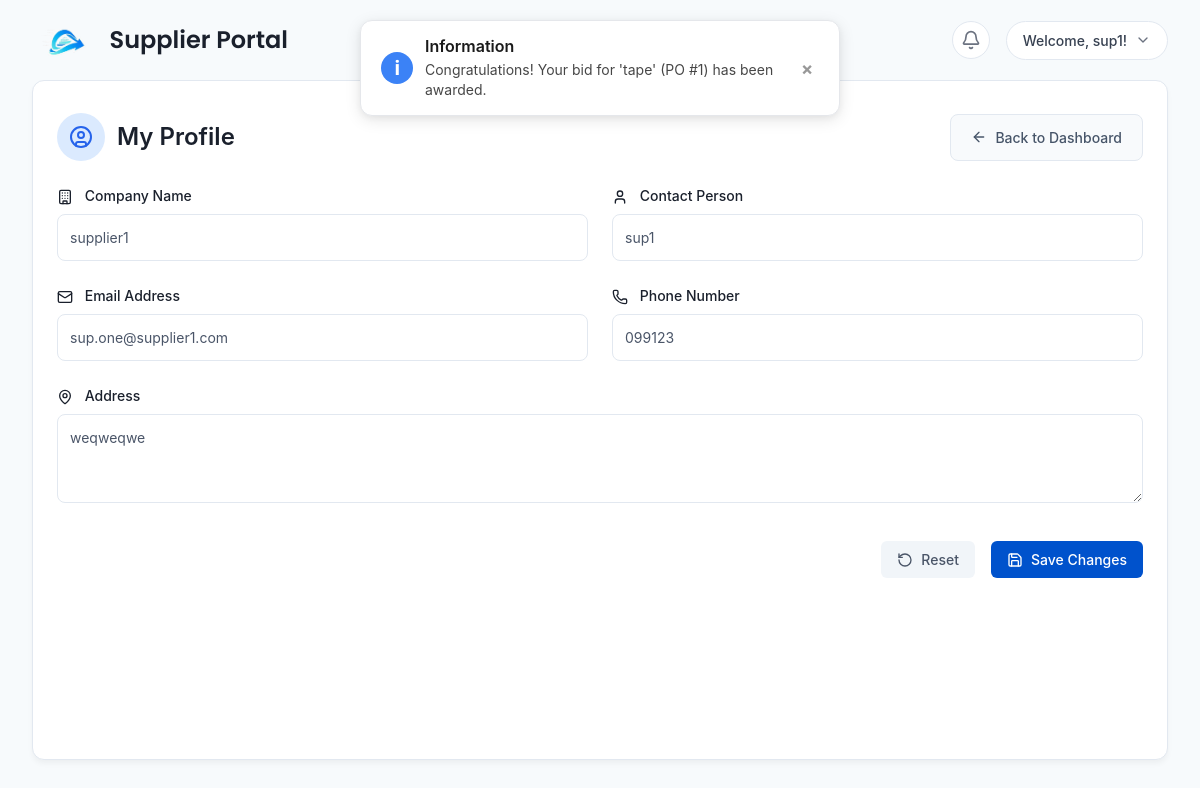
The app's page /pages/supplier_profile.php (signed in), older data.
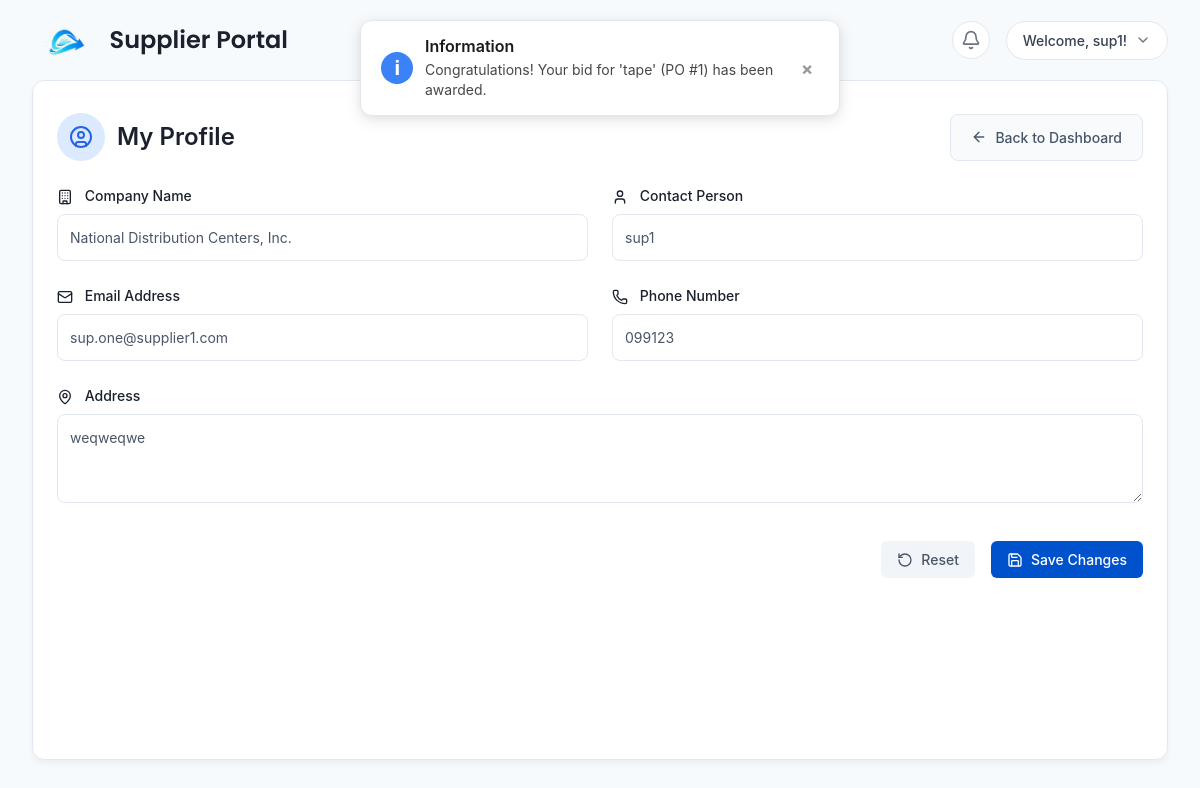
The same page, newer data.
### tables this page shows
CREATE TABLE `suppliers` (
  `id` int NOT NULL,
  `supplier_name` varchar(255) NOT NULL,
  `contact_person` varchar(255) DEFAULT NULL,
  `email` varchar(255) DEFAULT NULL,
  `phone` varchar(50) DEFAULT NULL,
  `address` text,
  `verification_document_path` varchar(255) DEFAULT NULL,
  `status` varchar(50) DEFAULT 'Pending',
  `verification_code` varchar(255) DEFAULT NULL,
  `is_verified` tinyint(1) NOT NULL DEFAULT '0',
  `created_at` timestamp NULL DEFAULT CURRENT_TIMESTAMP
);

### includes/functions/bids.php (called while the page is built, shortened)
<?php
function getSupplierIdFromUsername($username) {
    $conn = getDbConnection();
    $stmt = $conn->prepare("SELECT supplier_id FROM users WHERE username = ? AND role = 'supplier'");
    $stmt->bind_param("s", $username);
    $stmt->execute();
    $result = $stmt->get_result();
    $user = $result->fetch_assoc();
    return $user ? (int)$user['supplier_id'] : null;
}
?>

### includes/functions/supplier.php (called while the page is built, shortened)
<?php
function getSupplierDetails($supplier_id) {
    $conn = getDbConnection();
    $stmt = $conn->prepare("SELECT * FROM suppliers WHERE id = ?");
    $stmt->bind_param("i", $supplier_id);
    $stmt->execute();
    $result = $stmt->get_result();
    $supplier = $result->fetch_assoc();
    return $supplier;
}

### pages/supplier_profile.php (the view, shortened to what this page needs)
<?php
require_once '../includes/functions/bids.php';
require_once '../includes/functions/supplier.php';
$supplier_id = getSupplierIdFromUsername($_SESSION['username']);
$supplier_details = getSupplierDetails($supplier_id);
?>
<!DOCTYPE html>
<html lang="en">
<head>
    <link rel="stylesheet" href="../assets/css/supplier_portal.css">
    <script src="https://cdn.tailwindcss.com"></script>
</head>
<body>
    <div class="supplier-content-full">
        <?php include '../partials/supplier_header.php'; ?>
        <div class="supplier-content-area">
            <div class="supplier-content-container">
                <div class="content-card">
                    <div class="profile-header">
                        <div class="profile-header-left">
                            <div class="profile-icon">
                                <i data-lucide="user-circle" class="profile-icon-svg"></i>
                            </div>
                            <h2 class="content-title">My Profile</h2>
                        </div>
                        <a href="supplier_dashboard.php" class="back-button">
                            <i data-lucide="arrow-left" class="back-icon"></i>
                            Back to Dashboard
                        </a>
                    </div>
                    <form method="POST">
                        <div class="grid grid-cols-1 md:grid-cols-2 gap-6">
                            <div>
                                <label class="form-label">
                                    <i data-lucide="building" class="w-4 h-4 inline mr-2"></i>
                                    Company Name
                                </label>
                                <input type="text" name="company_name" value="<?php echo htmlspecialchars($supplier_details['supplier_name']); ?>" class="form-input" required>
                            </div>
                            <div>
                                <label class="form-label">
                                    <i data-lucide="user" class="w-4 h-4 inline mr-2"></i>
                                    Contact Person
                                </label>
                                <input type="text" name="contact_person" value="<?php echo htmlspecialchars($supplier_details['contact_person']); ?>" class="form-input" required>
                            </div>
                            <div>
                                <label class="form-label">
                                    <i data-lucide="mail" class="w-4 h-4 inline mr-2"></i>
                                    Email Address
                                </label>
                                <input type="email" name="email" value="<?php echo htmlspecialchars($supplier_details['email']); ?>" class="form-input" required>
                            </div>
                            <div>
                                <label class="form-label">
                                    <i data-lucide="phone" class="w-4 h-4 inline mr-2"></i>
                                    Phone Number
                                </label>
                                <input type="text" name="phone" value="<?php echo htmlspecialchars($supplier_details['phone']); ?>" class="form-input" required>
                            </div>
                            <div class="md:col-span-2">
                                <label class="form-label">
                                    <i data-lucide="map-pin" class="w-4 h-4 inline mr-2"></i>
                                    Address
                                </label>
                                <textarea name="address" rows="3" class="form-input" required><?php echo htmlspecialchars($supplier_details['address']); ?></textarea>
                            </div>
                        </div>
                        <div class="flex justify-end mt-8 gap-4">
                            <button type="button" class="btn-secondary" onclick="resetForm()">
                                <i data-lucide="rotate-ccw" class="w-4 h-4"></i>
                                Reset
                            </button>
                            <button type="submit" class="btn-primary">
                                <i data-lucide="save" class="w-4 h-4"></i>
                                Save Changes
                            </button>
                        </div>
                    </form>
                </div>
            </div>
        </div>
    </div>
        <?php include 'modals/supplier.php'; ?>
</body>
</html>

### partials/supplier_header.php (shortened to what this page needs)
<?php
require_once __DIR__ . '/../includes/functions/bids.php';
?>
<header class="supplier-header">
  <div class="header-left">
    <img src="../assets/images/slate2.png" alt="SLATE Logo" class="header-logo">
    <h1 class="supplier-portal-title">Supplier Portal</h1>
  </div>
  <div class="header-right">
    <div class="notification-container" id="notification-button">
      <i data-lucide="bell" class="notification-bell"></i>
    </div>
    <div class="supplier-profile-dropdown">
        <div class="supplier-profile" id="supplierProfileToggle">
            <span class="supplier-name">Welcome, <?php echo htmlspecialchars($_SESSION['username']); ?>!</span>
            <i data-lucide="chevron-down" class="chevron-down"></i>
        </div>
    </div>
  </div>
</header>

### assets/css/supplier_portal.css (style rules this page uses)
:root { --sp-primary: #0052cc; --sp-secondary: #f2f7ff; --sp-text: #4a5568; --sp-heading: #1a202c; --sp-bg: #f7fafc; --sp-card-bg: #ffffff; --sp-border: #e2e8f0; --sp-shadow: rgba(0, 0, 0, 0.05); --layout-max-width: 1400px; --content-max-width: 1200px; }
body { font-family: 'Inter', 'Poppins', sans-serif; background-color: var(--sp-bg); color: var(--sp-text); margin: 0; padding: 0; }
.supplier-content-full { width: 100%; min-height: 100vh; display: flex; flex-direction: column; max-width: var(--layout-max-width); margin: 0 auto; background-color: var(--sp-bg); }
.supplier-header { background-color: transparent; padding: 1rem 2rem; border-bottom: none; display: flex; justify-content: space-between; align-items: center; position: sticky; top: 0; z-index: 40; }
.header-left { display: flex; align-items: center; gap: 1rem; }
.header-right { display: flex; align-items: center; gap: 1rem; }
.header-logo { height: 3rem; width: auto; }
.supplier-portal-title { font-family: 'Poppins', sans-serif; font-size: 1.5rem; font-weight: 600; color: var(--sp-heading); margin: 0; }
.notification-container { position: relative; }
.notification-container { background-color: white; border-radius: 50%; padding: 0.5rem; border: 1px solid var(--sp-border); transition: all 0.2s ease; }
.notification-bell { width: 1.25rem; height: 1.25rem; color: #6b7280; cursor: pointer; }
.supplier-profile-dropdown { position: relative; }
.supplier-profile { background-color: var(--sp-card-bg); border-radius: 9999px; border: 1px solid var(--sp-border); padding: 0.5rem 1rem; display: flex; align-items: center; cursor: pointer; transition: all 0.2s ease; }
.supplier-name { font-size: 0.875rem; color: #374151; font-weight: 500; }
.chevron-down { width: 1rem; height: 1rem; color: #6b7280; margin-left: 0.5rem; }
.supplier-content-area { background-color: var(--sp-card-bg); margin: 0 2rem; border-radius: 12px; box-shadow: 0 4px 6px -1px var(--sp-shadow); border: 1px solid var(--sp-border); min-height: calc(100vh - 120px); }
.supplier-content-container { max-width: var(--content-max-width); margin: 0 auto; padding: 2rem 1.5rem; width: 100%; }
.content-card { background-color: transparent; padding: 0; border: none; box-shadow: none; margin-bottom: 2rem; }
.content-title { font-size: 1.5rem; font-weight: 600; color: var(--sp-heading); margin-bottom: 1.5rem; }
.form-input { width: 100%; padding: 0.75rem; border: 1px solid var(--sp-border); border-radius: 8px; font-size: 0.875rem; transition: border-color 0.2s ease; }
.form-label { display: block; font-size: 0.875rem; font-weight: 500; color: var(--sp-heading); margin-bottom: 0.5rem; }
.btn-primary { background-color: var(--sp-primary); color: white; padding: 0.5rem 1rem; border: none; border-radius: 6px; font-weight: 500; font-size: 0.875rem; cursor: pointer; transition: all 0.2s ease; text-decoration: none; display: inline-flex; align-items: center; gap: 0.5rem; white-space: nowrap; }
.btn-secondary { background-color: #f1f5f9; color: var(--sp-text); padding: 0.5rem 1rem; border: none; border-radius: 6px; font-weight: 500; font-size: 0.875rem; cursor: pointer; transition: all 0.2s ease; display: inline-flex; align-items: center; gap: 0.5rem; white-space: nowrap; }
.profile-header { display: flex; justify-content: space-between; align-items: center; margin-bottom: 1.5rem; }
.profile-header-left { display: flex; align-items: center; gap: 0.75rem; }
.profile-header-left .content-title { margin-bottom: 0; margin-top: 0; }
.profile-icon { background-color: #dbeafe; color: #2563eb; padding: 0.75rem; border-radius: 50%; flex-shrink: 0; }
.profile-icon-svg { width: 1.5rem; height: 1.5rem; }
.back-button { display: flex; align-items: center; gap: 0.5rem; padding: 0.75rem 1.25rem; background-color: #f8fafc; color: #475569; text-decoration: none; border-radius: 8px; font-weight: 500; font-size: 0.875rem; transition: all 0.2s ease; border: 1px solid var(--sp-border); }
.back-icon { width: 1rem; height: 1rem; }

Row changes from the older to the newer data that the page shows:
changed suppliers "sup1": company_name "supplier1" → "National Distribution Centers, Inc."
